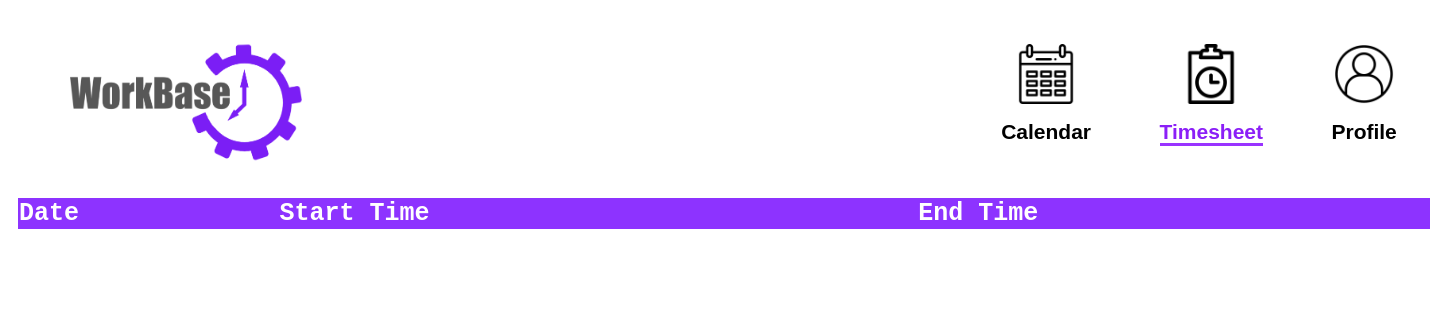
Page /timesheet.php (signed in) on the earlier database version.
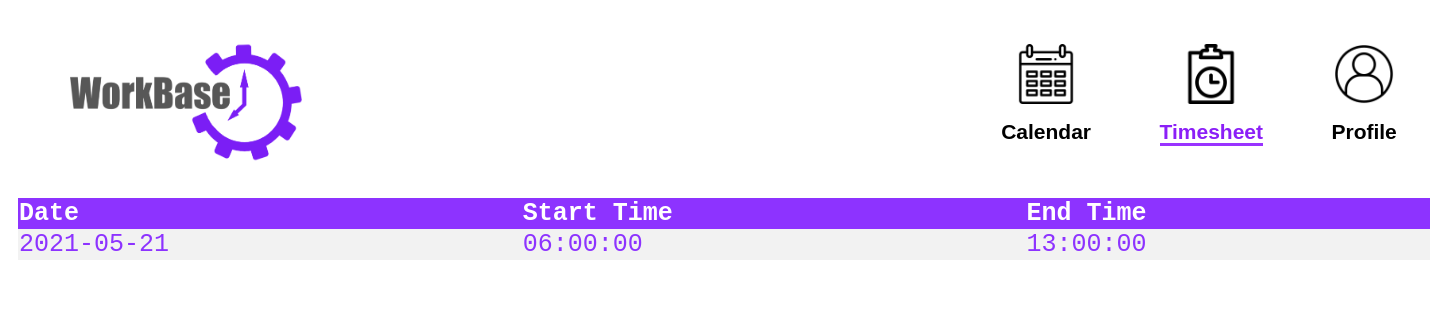
Same page on the later database version.
### tables this page shows
CREATE TABLE `events` (
  `evt_id` bigint(11) NOT NULL,
  `evt_start` date NOT NULL,
  `evt_end` date NOT NULL,
  `evt_startTime` time NOT NULL,
  `evt_endTime` time NOT NULL,
  `evt_text` text NOT NULL,
  `evt_uname` varchar(20) NOT NULL,
  `evt_color` varchar(7) NOT NULL
);

### timesheet.php (the view, shortened to what this page needs)
<?php
$conn = OpenCon();
$uname = $_SESSION['username'];
$getUserInfo = "SELECT *FROM events WHERE evt_uname = '$uname'";
?>
<!DOCTYPE html>
<html>
<head>
<link rel="stylesheet" href="style.css">
  </head>
 <body>
   <header>
      <img  src="images/logo.png" alt="logo" id="logo_img">
      <div class="nav-container">
         <ul id="nav">
            <li><img src="images/calendar-icon.png" id="icon-nav"><a href="3a-calendar.php">Calendar</a></li>
            <li><img src="images/timesheet-icon.png" id="icon-nav"><a href="timesheet.php" id="current">Timesheet</a></li>
            <li><img src="images/user-icon.png" id="icon-nav"><a href="profile.php">Profile</a></li>
            <li><img src="images/logout-icon.png" id="icon-nav"><a href="login.php">Logout</a></li>
         </ul>
      </div>
   </header>
   <main>
    <table>
      <tr>
        <th>Date</th>
        <th>Start Time</th>
        <th>End Time</th>
      </tr>
</main>
<?php
if($result =mysqli_query($conn, $getUserInfo)){
  while($row = mysqli_fetch_array($result, MYSQLI_ASSOC)){
    echo "<tr><td>" .$row["evt_start"] . "</td><td>" . $row["evt_startTime"] . "</td><td>" . $row["evt_endTime"] . "</td></tr>";
  }
}
?>
   </body>
</html>

### style.css (style rules this page uses)
#logo_img { width: 240px; height: 120px; position: absolute; margin-top: 1.5em; margin-left: 3em; }
html, body { height: 100%; font-family: Verdana, sans-serif; }
header { width: 100%; height: auto; }
main { width: 100%; height: 100%; margin-top: 180px; }
body { padding: 10px; }
* { box-sizing: border-box; }
a { font-size: 21px; padding-top: 20px; }
div { text-align: center; margin-top: 10px; }
#nav { list-style: none; margin: 1em 0; padding: 0; }
#nav li { padding: 0 0 0 4em; text-align: center; display: inline-block; }
#nav a#current { text-decoration: none; color: #8b1ff7; font-weight: bold; border-bottom: 3px solid #9933FF; }
#nav a { text-decoration: none; color: black; font-weight: bold; }
.nav-container { width: 700px; height: 150px; position: absolute; margin-left: 60%; }
#icon-nav { text-align: center; display: table-cell; vertical-align: middle; width: 60px; height: 60px; margin: 0 auto; margin-bottom: 1em; }
.table-contents thead th:first-child, th:last-child { z-index: 1; }
a { color:dodgerblue; }

### timesheet.php (style rules this page uses)
table { border-collapse: collapse; width: 100%; color: #8D33FF; font-family: monospace; font-size: 25px; text-align: left; }
th { background-color: #8D33FF; color: white; }
tr:nth-child(even) { background-color: #f2f2f2 }

Differences in the rows shown:
added events: evt_start "2021-05-21", evt_startTime "06:00:00", evt_endTime "13:00:00"
